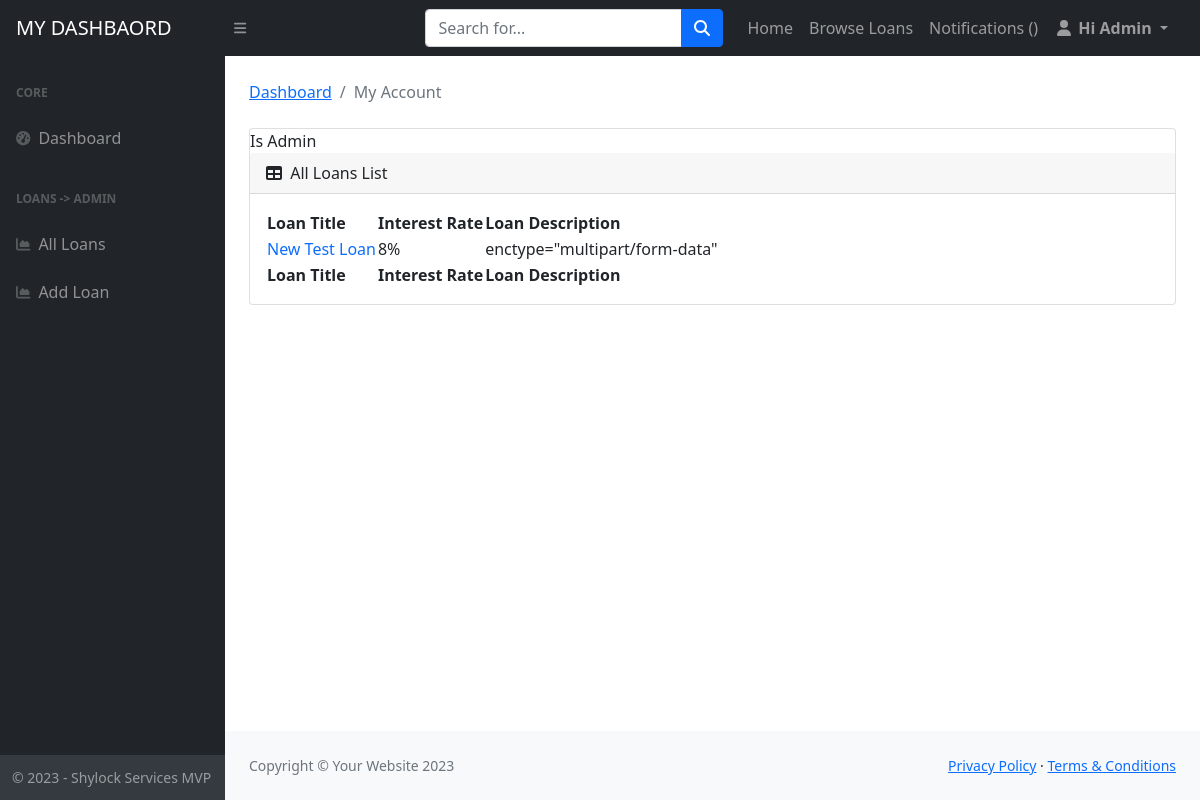
Page /dashboard/ (signed in) on the earlier database version.
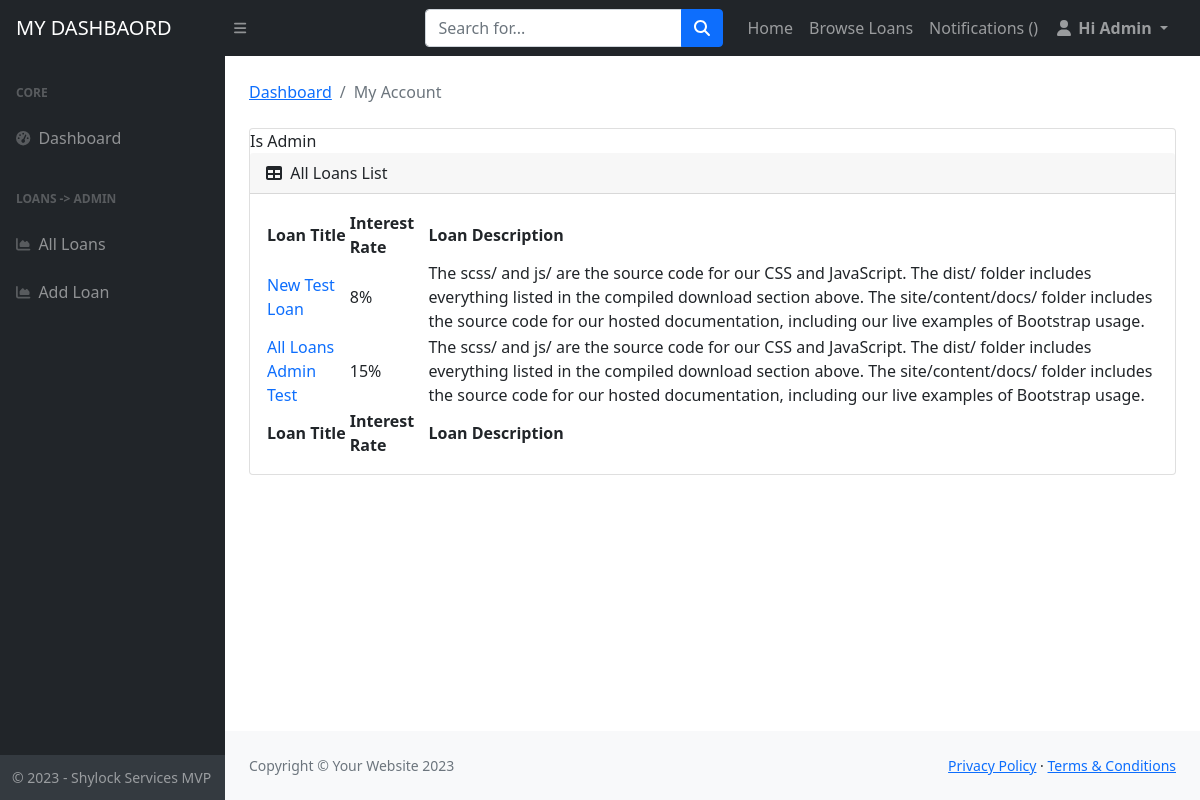
Same page on the later database version.
### loans/models.py (models this page shows, shortened)
class Loans(models.Model):
    loan_title = models.CharField(max_length=255)
    loan_description = models.TextField()
    interest = models.IntegerField()
    thumbnail = models.ImageField(upload_to ='uploads/')
    created_by = models.ForeignKey(User, related_name='loans', on_delete=models.CASCADE)
    created_at = models.DateTimeField(auto_now_add=True)
    changed_at = models.DateTimeField(auto_now=True)

### userprofile/views.py (the view)
# urls.py: path('dashboard/', dashboard, name="dashboard"),
@login_required
def dashboard(request):
    context = {
        "userprofile": request.user.userprofile,
        }
    return render(request, 'userprofile/index_dashboard.html', context)

### userprofile/templates/userprofile/index_dashboard.html (shortened to what this page needs)
{% extends "base_dashboard.html" %}
{% load static %}
{% block dashboard_content %}
<main>
    <div class="container-fluid px-4">
            <ol class="breadcrumb mb-4">
                <li class="breadcrumb-item"><a href="">Dashboard</a></li>
                <li class="breadcrumb-item active">My Account</li>
            </ol>
        <div class="card mb-4">
        {% if userprofile.is_employer %}
        Is Admin
            <div class="card-header">
                <i class="fas fa-table me-1"></i>
                All Loans List
            </div>
                <div class="card-body">
                    <table id="datatablesSimple">
                        <thead>
                            <tr>
                                <th>Loan Title</th>
                                <th>Interest Rate</th>
                                <th>Loan Description</th>
                            </tr>
                        </thead>
                        <tfoot>
                            <tr>
                                <th>Loan Title</th>
                                <th>Interest Rate</th>
                                <th>Loan Description</th>
                            </tr>
                        </tfoot>
                        <tbody>
                            {% for loan in request.user.loans.all %}
                            <tr>
                                <td><a style="text-decoration: none;" href="">{{ loan.loan_title }}</a></td>
                                <td>{{ loan.interest }}%</td>
                                <td>{{ loan.loan_description }}</td>
                            {% empty %}
                                    <p>You haven't listed any loans yet</p>
                            </tr>
                            {% endfor %}
                        </tbody>
                    </table>
                </div>
        {% endif %}
        </div>
    </div>
</main>
{% endblock dashboard_content %}

Differences in the rows shown:
changed Loans "New Test Loan": loan_description "enctype=\"multipart/form-data\"" → "The scss/ and js/ are the source code for our CSS and JavaScript. The dist/ folder includes everything listed in the compiled download section above. The site/content/docs/ folder includes the source code for our hosted documentation, including our live examples of Bootstrap usage."
added Loans: loan_title "All Loans Admin Test", interest "15", loan_description "The scss/ and js/ are the source code for our CSS and JavaScript. The dist/ folder includes everything listed in the compiled download section above. The site/content/docs/ folder includes the source code for our hosted documentation, including our live examples of Bootstrap usage."
